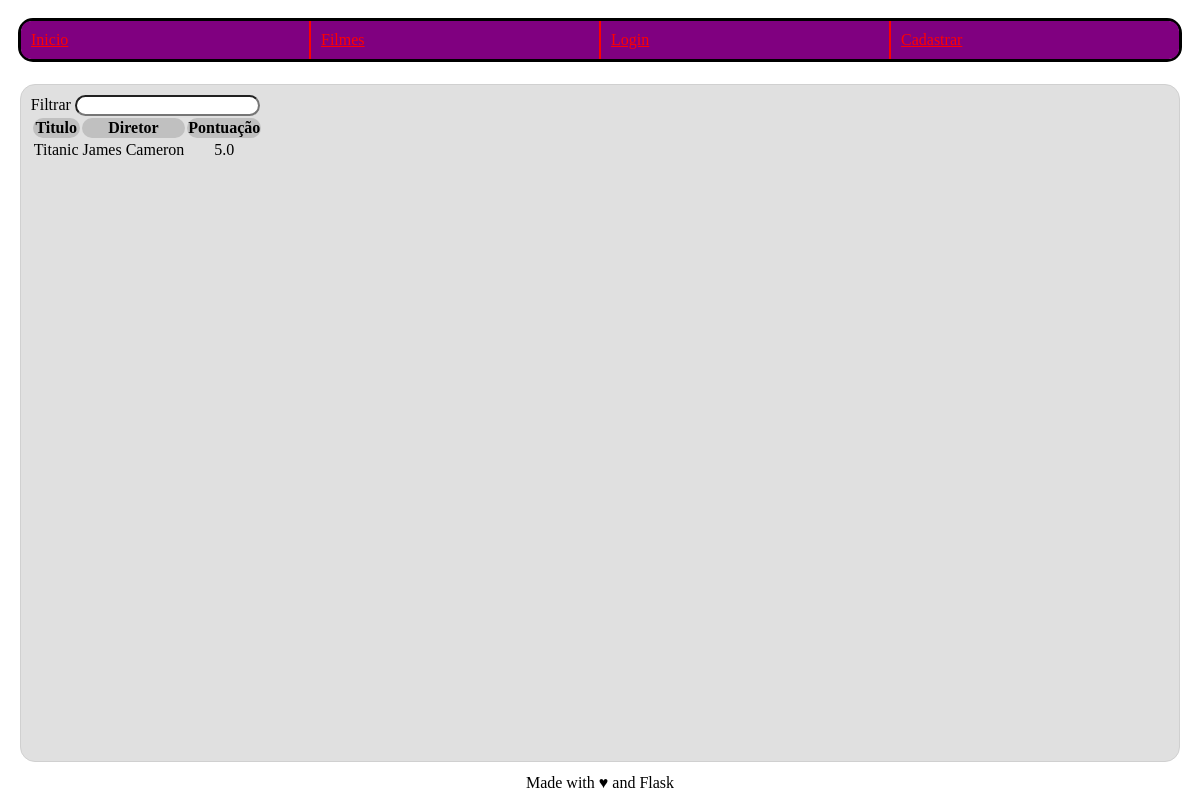
The page /filme/ on the database as committed earlier.
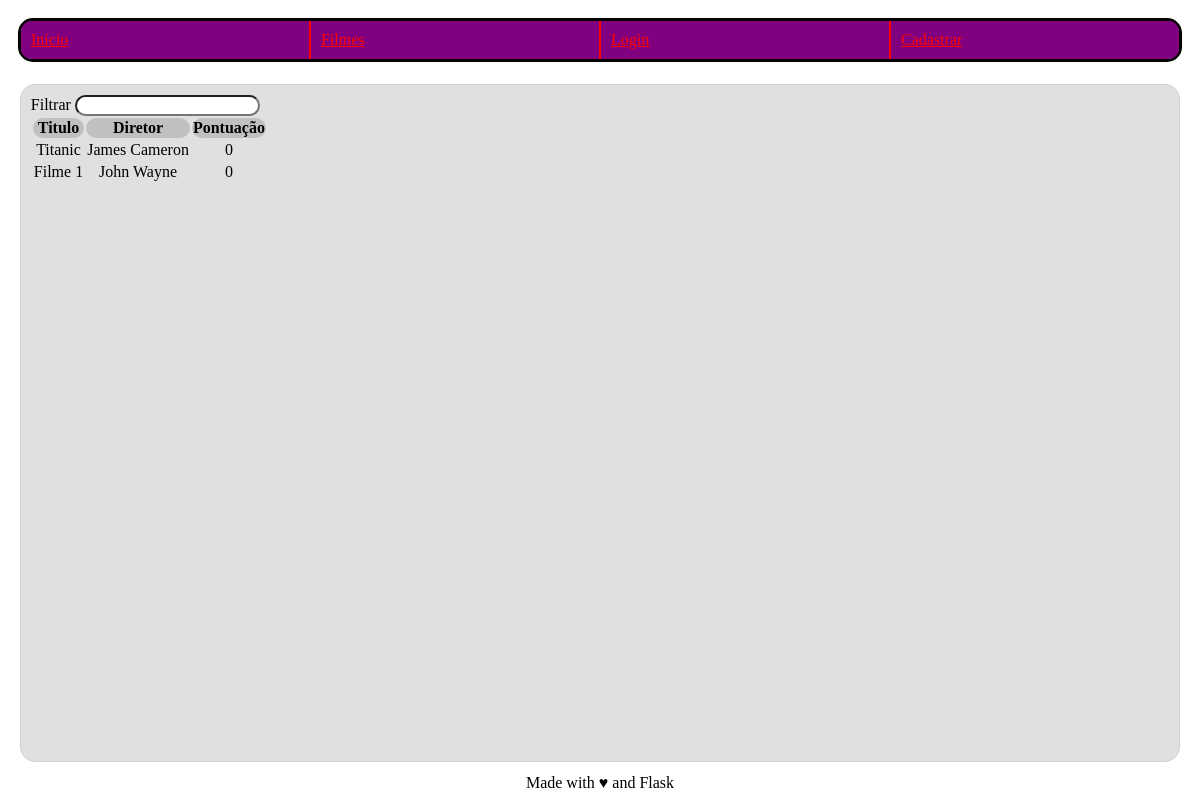
The same page on the database as committed later.
### imdb/filme/models.py (models this page shows, shortened)
class Filme(db.Model):
   __tablename__ = 'filme'
   id = db.Column(db.Integer, primary_key=True)
   titulo = db.Column(db.String(160), unique=True, nullable=False)
   id_imdb = db.Column(db.String(7), unique=True, nullable=False)
   atores = db.Column(db.String(1000), nullable=False)
   diretor = db.Column(db.String(160), nullable=False)
   avaliacoes = db.relationship('Avaliacao', cascade="all,delete", backref='filme', lazy= True)
   def media_avaliacao(self):
       media = 0
       avaliacoes = self.avaliacoes
       total = sum([avaliacao.estrelas for avaliacao in avaliacoes])
       if len(avaliacoes) > 0:
           media = total /len(avaliacoes)
       return media

class Avaliacao(db.Model):
    __tablename__ = 'avaliacao'
    id = db.Column(db.Integer, primary_key=True)
    titulo = db.Column(db.String(200), nullable=False)
    corpo = db.Column(db.String(500))
    estrelas = db.Column(db.Integer, nullable=False)
    id_filme = db.Column(db.Integer, db.ForeignKey('filme.id'), nullable=False)
    id_usuario = db.Column(db.Integer, db.ForeignKey('usuario.id'), nullable=False)

### imdb/filme/views.py (the view)
@filme.route("/", methods=["GET", "POST"])
def lista():
    filmes = []
    if request.method == "POST":
        busca = request.form.get("busca")
        filmes += Filme.query.filter(Filme.titulo.like(f"%{busca}%"))
        filmes += Filme.query.filter(Filme.id_imdb.like(f"%{busca}%"))
        filmes += Filme.query.filter(Filme.diretor.like(f"%{busca}%"))
        filmes += Filme.query.filter(Filme.atores.like(f"%{busca}%"))
        filmes = set(list(filmes))
    else:
        filmes = Filme.query.all()
    return render_template("lista.html.j2", filmes=filmes)

### imdb/filme/templates/lista.html.j2 (shortened to what this page needs)
{% extends "base.html.j2" %}
{% block content %}
<form action="{{url_for('filme.lista')}}" method="POST">
   <div>
      <label for="busca">Filtrar</label>
      <input type="text" name="busca"/>
   </div>
</form>
<table>
  <tr>
    <th>Titulo</th>
    <th>Diretor</th>
    <th>Pontuação</th>
  </tr>
  {% for filme in filmes %}
    <tr>
      <td>{{filme.titulo}}</td>
      <td>{{filme.diretor}}</td>
      <td>{{filme.media_avaliacao()|round(1)}}</td>
    </tr>
  {% endfor%}
</table>
{% endblock %}

### imdb/templates/base.html.j2 (shortened to what this page needs)
<!DOCTYPE html>
<html>
  <head>
    {% block head %}
    <link rel="stylesheet" href="{{ url_for('static', filename='styles/style.css') }}">
    {% endblock %}
  </head>
  <body>
    {% block navbar %}
      <nav>
        <a href="{{url_for('principal.index')}}">Inicio</a>
        <a href="{{url_for('filme.lista')}}">Filmes</a>
        {% if not current_user.is_authenticated %}
          <a href="{{url_for('principal.login')}}">Login</a>
          <a href="{{url_for('usuario.cadastrar_usuario')}}">Cadastrar</a>
        {% else %}
          <a href="{{url_for('usuario.perfil')}}">{{current_user.username}}</a>
          <a href="{{url_for('principal.logout')}}">Logout</a>
        {% endif %}
      </nav>
    {% endblock %}
    <div id="content">{% block content %}{% endblock %}</div>
    <div id="footer">
      {% block footer %}
      Made with &hearts; and Flask
      {% endblock %}
    </div>
  </body>
</html>

### imdb/static/styles/style.css (style rules this page uses)
#content { margin: 1%; background-color: #e0e0e0; border-color: #d0d0d0; border-style: solid; border-width: thin; border-radius: 15px }
#footer { align-self: center; }
nav { margin: 10px; border-style: solid; display: flex; flex-wrap: wrap; }
nav a { flex: 1; padding: 10px; margin: 0px; float: left; background-color: purple; color: red; border-top-right-radius: 0; border-bottom-right-radius: 0; }
nav a:nth-child(n+2) { border-left-style: solid; border-radius: 0; border-left-width: 2px; }
nav a:first-child { border-left: 0px; border-top-left-radius: 10px; border-bottom-left-radius: 10px; }
nav a:last-child { border-right: 0px; border-top-right-radius: 10px; border-bottom-right-radius: 10px; }
html, body { height: 100%; display: flex; flex-direction: column; }
#content { height: 100%; padding: 10px; }
tr { text-align: center; }
th { background-color: #c0c0c0; }
* { border-radius: 15px; }

Rows that differ between the two databases and show on the page:
computed for Filme "Titanic": media_avaliacao "5.0" → "0"
added Filme: titulo "Filme 1", diretor "John Wayne", media_avaliacao "0"
